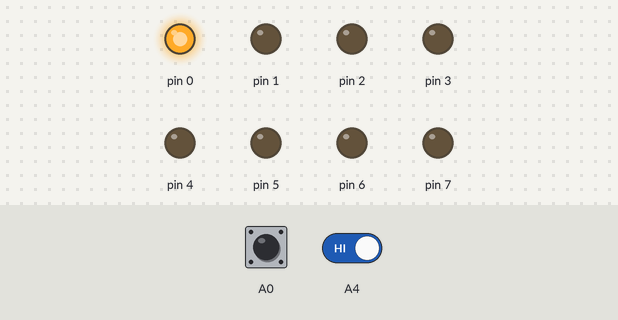
Recording of a sketch running on a simulated Arduino Uno, built with avr-gcc and run on an emulated ATmega328P. Parts: output pins drawn as LEDs (lit = HIGH). Inputs (shaded band) come from the test bench; at power-on: A4 HIGH, A0 HIGH.

Above: at 1.2 s.
1.3 s: A4 driven LOW
At 1.45 s:
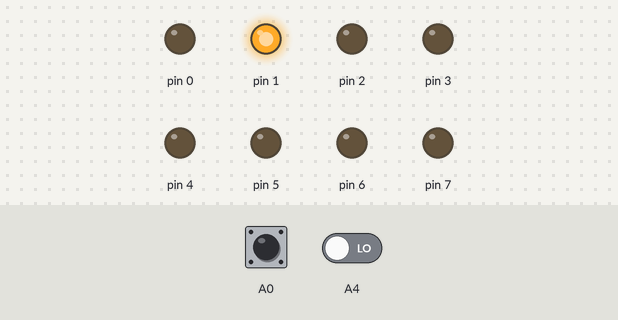
At 2.05 s:
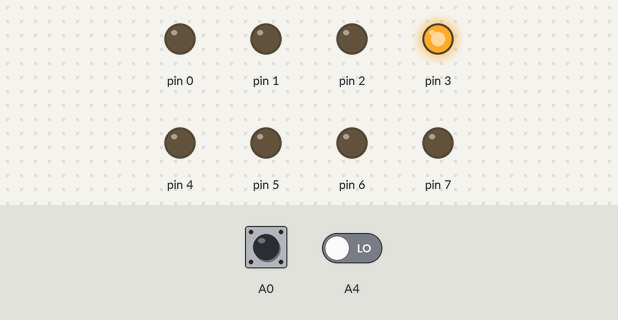
Timing chart, 0 to 5.2 s (numbered marks = the images above; inputs shaded):
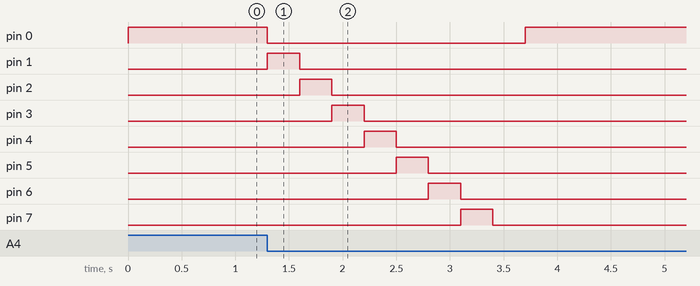

The sketch:

1.3.ino
```cpp
int i = 1;
void setup()
{
  DDRD = 0b11111111;
  DDRC = 0b000000;
}

void loop()
{
  PORTD = 0b00000001;

  while(i>=1&&i<9)
  {
    if(digitalRead(A4) == 0)
    {
      PORTD = PORTD << 1;
      i++;
      delay(300);
    }
     if(digitalRead(A0) == 0)
    {
      PORTD = PORTD >> 1;
      i--;
      delay(300);
    }
  }

}
```

Measured:
- after the input at 1.3 s, pin 0: HIGH → LOW at once, → HIGH 2.4 s later; pin 1: LOW → HIGH at once, → LOW 0.30 s later; pin 2: LOW → HIGH after 0.30 s, → LOW 0.30 s later; pin 3: LOW → HIGH after 0.60 s, → LOW 0.30 s later; pin 4: LOW → HIGH after 0.90 s, → LOW 0.30 s later
